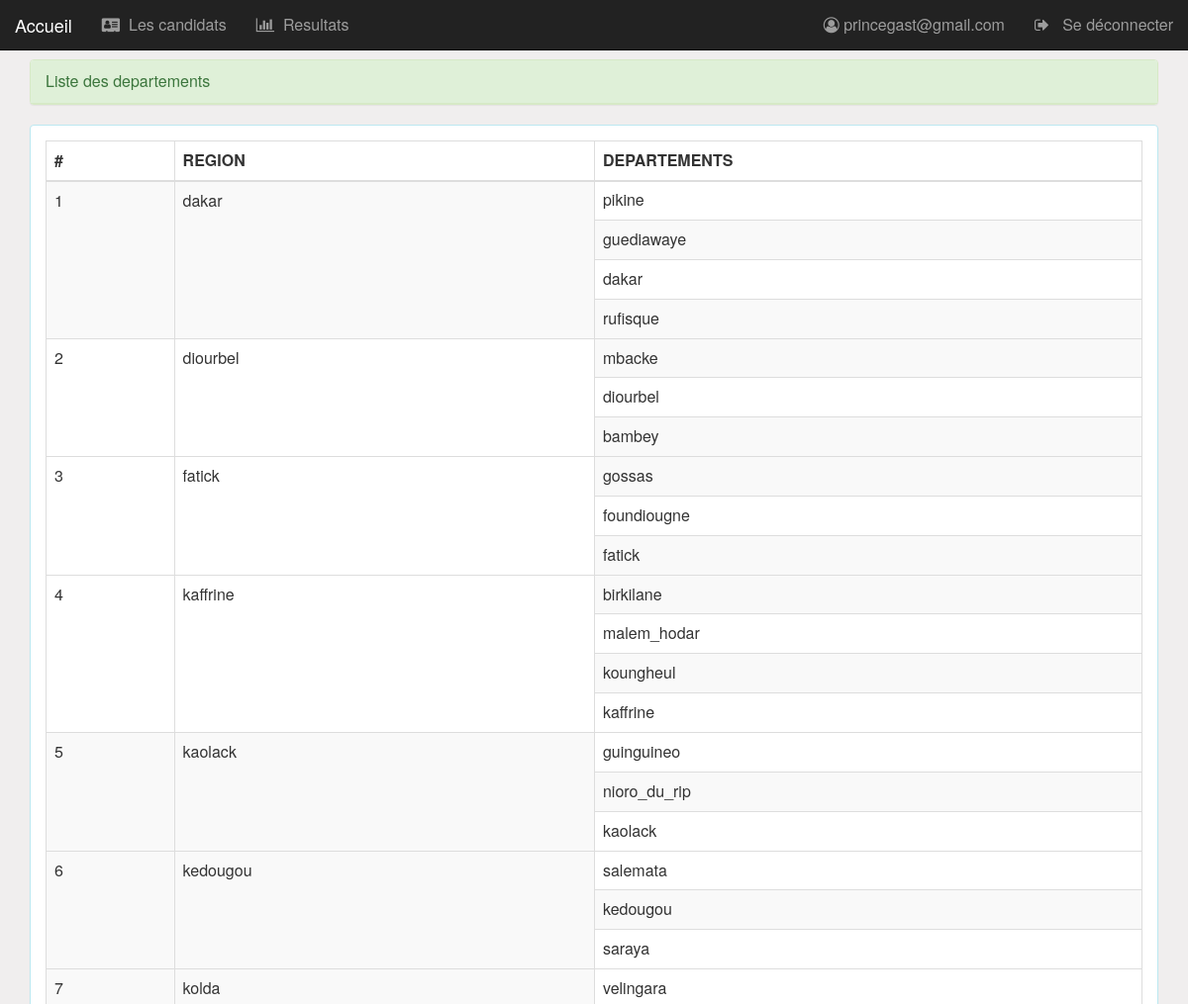
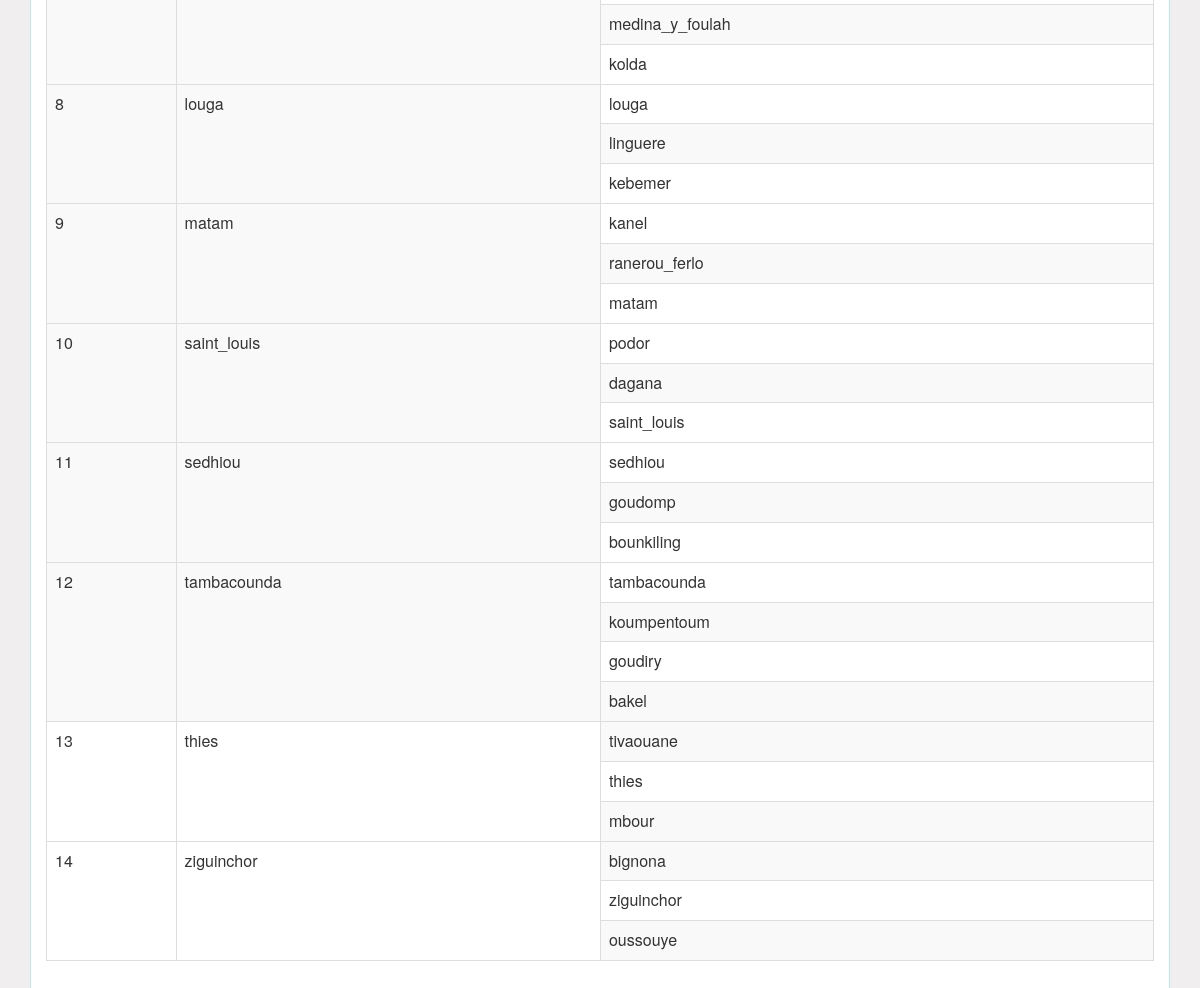
The app's page /pages/departement.php (signed in) with its own data (2 pictures, top to bottom).
### tables this page shows
CREATE TABLE IF NOT EXISTS `region` (
  `idRegion` int(11) NOT NULL AUTO_INCREMENT,
  `nomR` varchar(20) NOT NULL,
  PRIMARY KEY (`idRegion`)
);

### pages/departement.php (the view, shortened to what this page needs)
<?php
    require_once("../api/db_connect.php");
    $requete="select idRegion,nomR,group_concat(nomD) as nom_departement,count(nomD) as nbDepart from region,departement where idRegion=idRegionF group by idRegion";
    $resultatC=mysqli_query($conn,$requete);
?>
<!DOCTYPE HTML>
<HTML>
    <head>
        <link rel="stylesheet" type="text/css" href="../css/bootstrap.css">
        <link rel="stylesheet" type="text/css" href="../css/font-awesome.min.css">
        <link rel="stylesheet" type="text/css" href="../css/monstyle.css">
    </head>
    <body>
        <?php include("menu.php"); ?>
        <div class="container">
            <div class="panel panel-success margetop60">
				<div class="panel-heading">Liste des departements</div>
			</div>
            <div class="panel panel-info">
                <div class="panel-body">
                    <table class="table table-bordered table-striped">
                        <thead>
                            <tr>
                                <th>#</th>
                                <th>REGION</th>
                                <th>DEPARTEMENTS</th>
                            </tr>
                        </thead>
                        <tbody>
                            <?php while($region=mysqli_fetch_assoc($resultatC)){ $de=explode(',', $region['nom_departement']);?>
                                <tr>
                                    <td rowspan="<?php echo ($region['nbDepart'])+1 ?>"><?php echo $region['idRegion'] ?> </td>
                                    <td rowspan="<?php echo ($region['nbDepart'])+1 ?>"><?php echo $region['nomR'] ?> </td>
                                    <?php
                                    foreach($de as $des){?>
                                        <tr><td class="child"><?php echo $des ?> </td></tr>
                                    <?php }
                                    ?>
                                </tr>
                            <?PHP } ?>
                        </tbody>
                    </table>
                </div>
            </div>
        </div>
    </body>
</HTML>

### css/monstyle.css (style rules this page uses)
.margetop60 { margin-top: 60px; }
body { background-color: rgb(240, 238, 238); font-size: 16px; }

### records on screen
region: idRegion "1", nomR "dakar", des "pikine", des "guediawaye", des "dakar", des "rufisque"
region: idRegion "2", nomR "diourbel", des "mbacke", des "diourbel", des "bambey"
region: idRegion "3", nomR "fatick", des "gossas", des "foundiougne", des "fatick"
region: idRegion "4", nomR "kaffrine", des "birkilane", des "malem_hodar", des "koungheul", des "kaffrine"
region: idRegion "5", nomR "kaolack", des "guinguineo", des "nioro_du_rip", des "kaolack"
region: idRegion "6", nomR "kedougou", des "salemata", des "kedougou", des "saraya"
region: idRegion "7", nomR "kolda", des "velingara", des "medina_y_foulah", des "kolda"
region: idRegion "8", nomR "louga", des "louga", des "linguere", des "kebemer"
region: idRegion "9", nomR "matam", des "kanel", des "ranerou_ferlo", des "matam"
region: idRegion "10", nomR "saint_louis", des "podor", des "dagana", des "saint_louis"
region: idRegion "11", nomR "sedhiou", des "sedhiou", des "goudomp", des "bounkiling"
region: idRegion "12", nomR "tambacounda", des "tambacounda", des "koumpentoum", des "goudiry", des "bakel"
region: idRegion "13", nomR "thies", des "tivaouane", des "thies", des "mbour"
region: idRegion "14", nomR "ziguinchor", des "bignona", des "ziguinchor", des "oussouye"

### other values on screen
$_SESSION['user']['mail'] "princegast@gmail.com"
